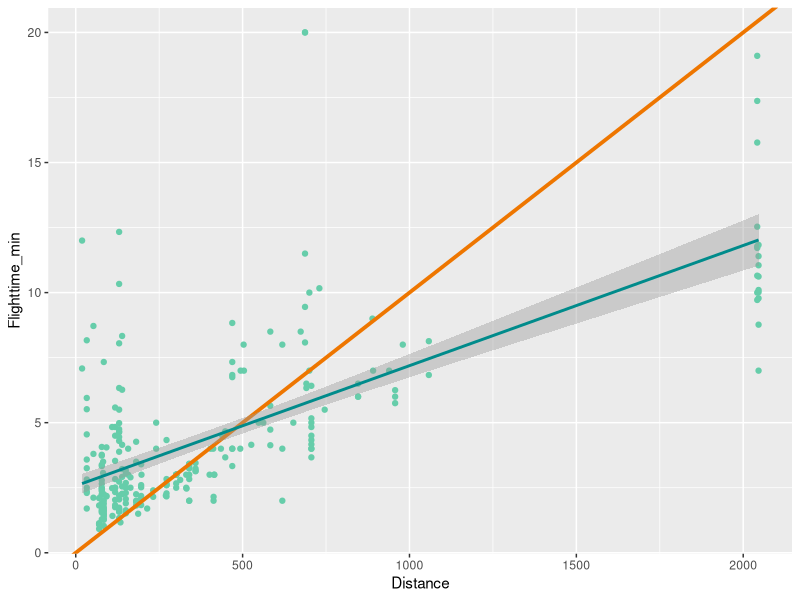
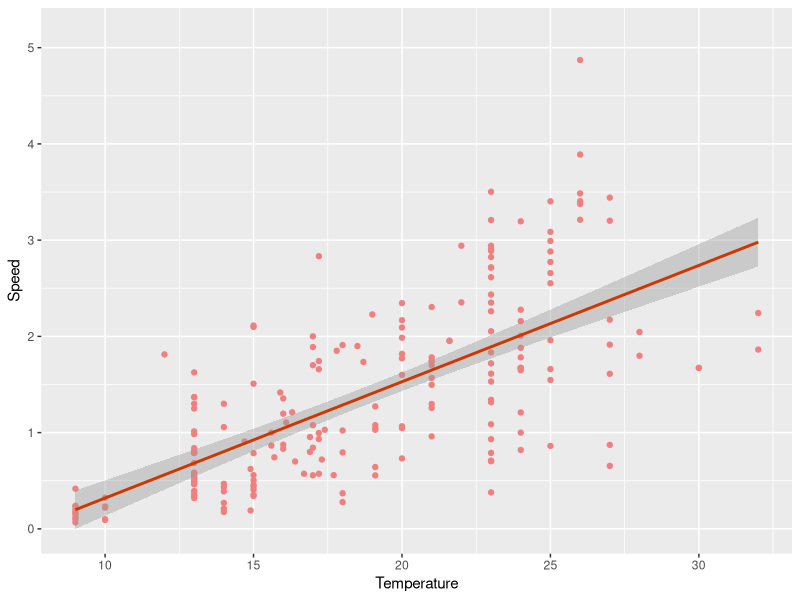
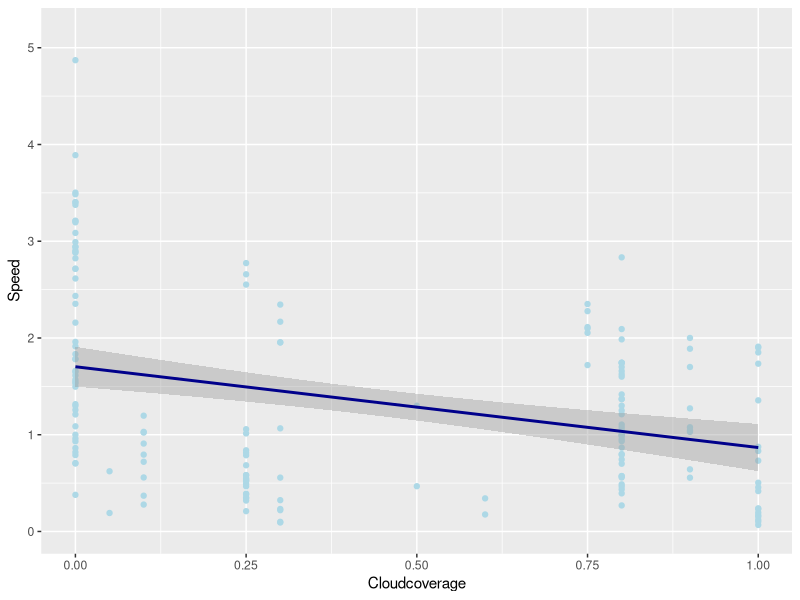
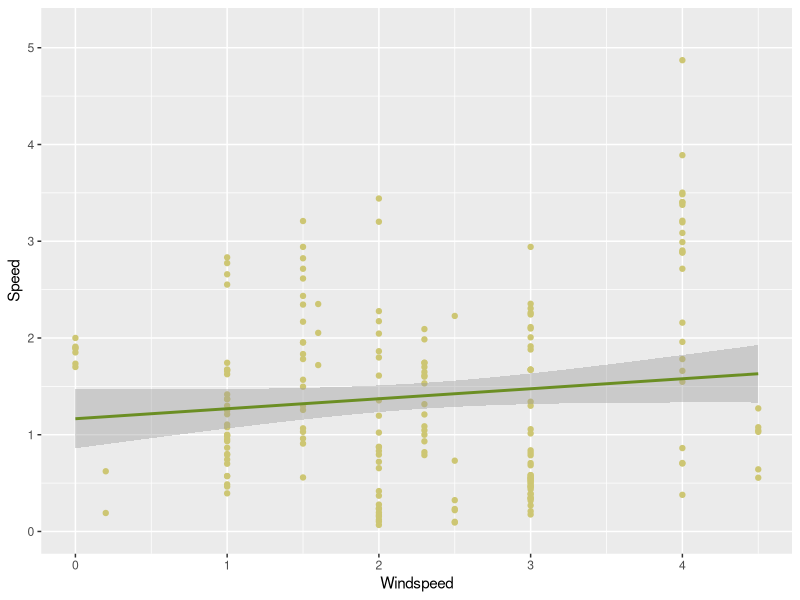
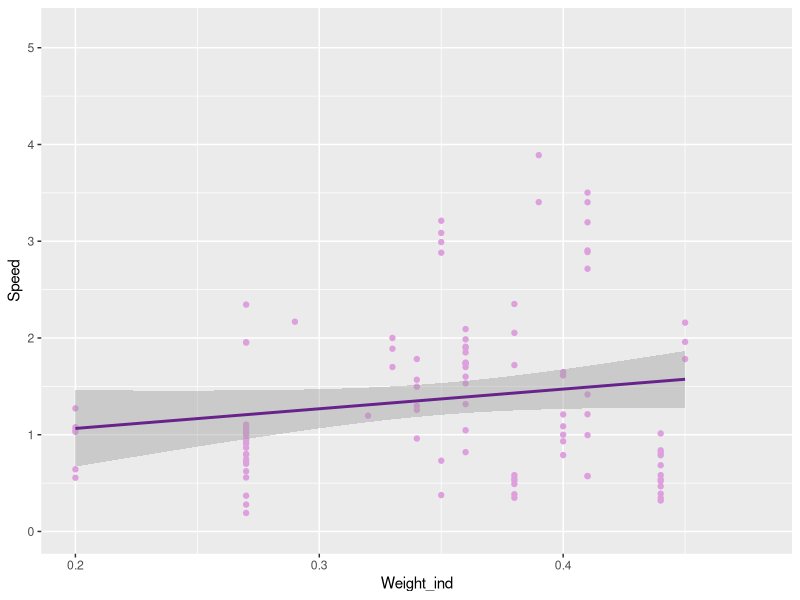
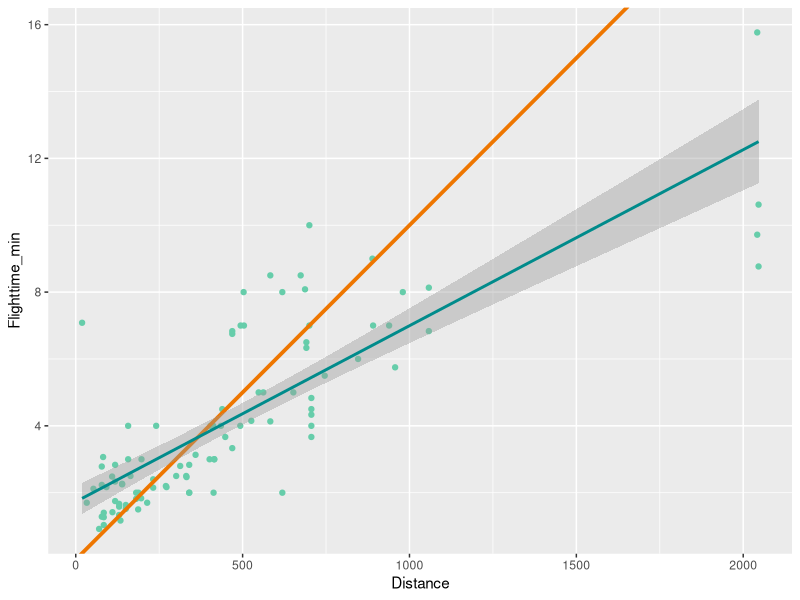
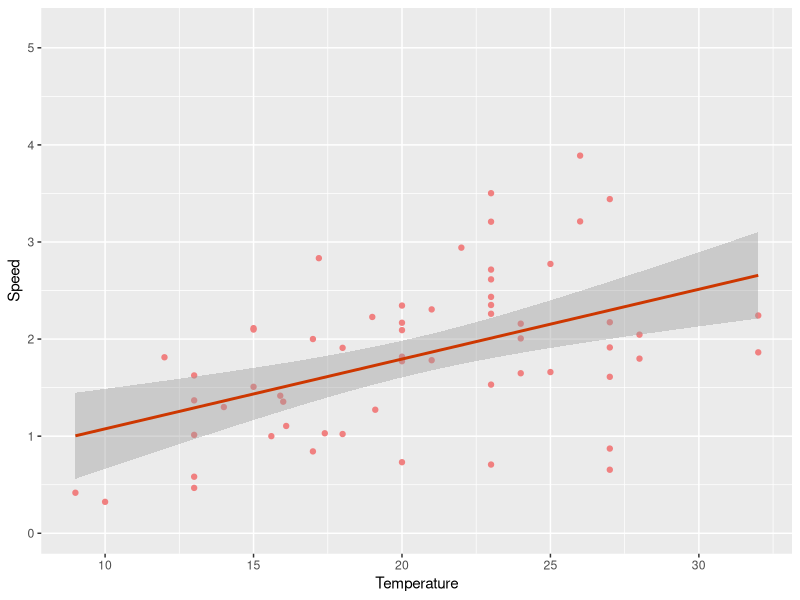
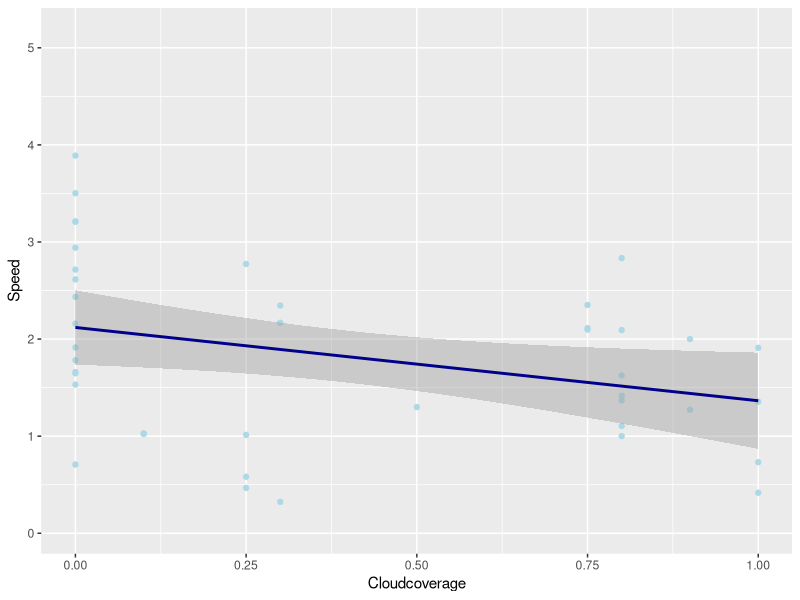

The R source for these figures, in order: (Note: this script raises an error after producing the figures.)
## ---- chunk 1
getwd()
setwd("C:/Users/helee/OneDrive/2e Master Biologie/Masterthesis/R")

Baits<-read.table(file = "Baits_useful.txt", header=TRUE, sep="\t", na.strings=c(""," ","NA"))

Flights_incomplete<-read.table(file = "Flights_incomplete.txt", header=TRUE, sep="\t", na.strings=c(""," ","NA"))

Nests<-read.table(file = "Nests_useful.txt", header=TRUE, sep="\t", na.strings=c(""," ","NA"))

Shortind_incomplete<-read.table(file = "Shortind_incomplete.txt", header=TRUE, sep="\t", na.strings=c(""," ","NA"))

Shortpot_incomplete<-read.table(file = "Shortpot_incomplete.txt", header=TRUE, sep="\t", na.strings=c(""," ","NA"))

Individuals<-read.table(file = "Individuals.txt", header=TRUE, sep="\t", na.strings=c(""," ","NA"))

## ---- chunk 2
# Overbodige kolommen wegdoen, foutje in excel
Flights_incomplete<-Flights_incomplete[1:(length(Flights_incomplete)-4)]
Shortind_incomplete<-Shortind_incomplete[1:(length(Shortind_incomplete)-4)]
Shortpot_incomplete<-Shortpot_incomplete[1:(length(Shortpot_incomplete)-4)]

#Snelheid (m/s) toevoegen aan tabel
Flights_incomplete$Speed<-Flights_incomplete$Distance/(Flights_incomplete$Flighttime_min*60)
Shortind_incomplete$Speed<-Shortind_incomplete$Distance/(Shortind_incomplete$Flighttime_min*60)
Shortpot_incomplete$Speed<-Shortpot_incomplete$Distance/(Shortpot_incomplete$Flighttime_min*60)

# Procent symbolen cloudcoverage vervangen door komma getallen
Flights_incomplete$Cloudcoverage<- as.numeric(sub("%", "",Flights_incomplete$Cloudcoverage,fixed=TRUE))/100
Shortind_incomplete$Cloudcoverage<- as.numeric(sub("%", "",Shortind_incomplete$Cloudcoverage,fixed=TRUE))/100
Shortpot_incomplete$Cloudcoverage<- as.numeric(sub("%", "",Shortpot_incomplete$Cloudcoverage,fixed=TRUE))/100

## Urbanisatie per vliegtijd toevoegen
Flights_incomplete<-merge(Flights_incomplete, Baits[, c("NestID", "BaitID", "Urbanisation")], by=c("NestID", "BaitID"), all=TRUE)
Shortind_incomplete<-merge(Shortind_incomplete, Baits[, c("NestID", "BaitID", "Urbanisation")], by=c("NestID", "BaitID"), all=TRUE)
Shortpot_incomplete<-merge(Shortpot_incomplete, Baits[, c("NestID", "BaitID", "Urbanisation")], by=c("NestID", "BaitID"), all=TRUE)

## Individu gewicht per vliegtijd toevoegen
Flights_incomplete<-merge(Flights_incomplete, Individuals[, c("NestID", "BaitID","ColorInd", "Weight_ind")], by=c("NestID", "BaitID", "ColorInd"), all=TRUE)
Shortind_incomplete<-merge(Shortind_incomplete, Individuals[, c("NestID", "BaitID", "ColorInd", "Weight_ind")], by=c("NestID", "BaitID", "ColorInd"), all=TRUE)
Shortpot_incomplete<-merge(Shortpot_incomplete, Individuals[, c("NestID", "BaitID", "ColorInd","Weight_ind")], by=c("NestID", "BaitID", "ColorInd"), all=TRUE)
## ---- chunk 3
#Flight time vs Distance
library(ggplot2)
ggplot(Flights_incomplete, aes(x=Distance, y=Flighttime_min)) + geom_point(color="aquamarine3") + geom_abline(intercept=0, slope=0.01, color="darkorange2", size=1.3) + geom_smooth(method="lm", se=TRUE, fullrange=FALSE, level=0.95, color="darkcyan")
## ---- chunk 4
#Speed vs Temperature
ggplot(Flights_incomplete, aes(x=Temperature, y=Speed)) + geom_point(color="lightcoral") + geom_smooth(method="lm", se=TRUE, fullrange=FALSE, level=0.95, color="orangered3")
## ---- chunk 5
# Speed vs Cloud coverage
ggplot(Flights_incomplete, aes(x=Cloudcoverage, y=Speed)) + geom_point(color="lightblue")  + geom_smooth(method="lm", se=TRUE, fullrange=FALSE, level=0.95, color="darkblue")
## ---- chunk 6
# Speed vs Windspeed
ggplot(Flights_incomplete, aes(x=Windspeed, y=Speed)) + geom_point(color="khaki3")  + geom_smooth(method="lm", se=TRUE, fullrange=FALSE, level=0.95, color="olivedrab")
## ---- chunk 7
# Speed vs Weight
ggplot(Flights_incomplete, aes(x=Weight_ind, y=Speed)) + geom_point(color="plum")  + geom_smooth(method="lm", se=TRUE, fullrange=FALSE, level=0.95, color="darkorchid4")
## ---- chunk 8
#Flight time vs Distance
ggplot(Shortind_incomplete, aes(x=Distance, y=Flighttime_min)) + geom_point(color="aquamarine3")  + geom_abline(intercept=0, slope=0.01, color="darkorange2", size=1.3) + geom_smooth(method="lm", se=TRUE, fullrange=FALSE, level=0.95, color="darkcyan")
## ---- chunk 9
#Speed vs Temperature
ggplot(Shortind_incomplete, aes(x=Temperature, y=Speed)) + geom_point(color="lightcoral") + geom_smooth(method="lm", se=TRUE, fullrange=FALSE, level=0.95, color="orangered3")
## ---- chunk 10
# Speed vs Cloud coverage
ggplot(Shortind_incomplete, aes(x=Cloudcoverage, y=Speed)) + geom_point(color="lightblue")  + geom_smooth(method="lm", se=TRUE, fullrange=FALSE, level=0.95, color="darkblue")
## ---- chunk 11
# Speed vs Windspeed
ggplot(Shortind_incomplete, aes(x=Windspeed, y=Speed)) + geom_point(color="khaki3")  + geom_smooth(method="lm", se=TRUE, fullrange=FALSE, level=0.95, color="olivedrab")
## ---- chunk 12
# Speed vs Weight
ggplot(Shortind_incomplete, aes(x=Weight_ind, y=Speed)) + geom_point(color="plum")  + geom_smooth(method="lm", se=TRUE, fullrange=FALSE, level=0.95, color="darkorchid4")
## ---- chunk 13
#Flight time vs Distance
ggplot(Shortpot_incomplete, aes(x=Distance, y=Flighttime_min))  + geom_point(color="aquamarine3")  + geom_abline(intercept=0, slope=0.01, color="darkorange2", size=1.3) + geom_smooth(method="lm", se=TRUE, fullrange=FALSE, level=0.95, color="darkcyan")
## ---- chunk 14
#Speed vs Temperature
ggplot(Shortpot_incomplete, aes(x=Temperature, y=Speed)) + geom_point(color="lightcoral") + geom_smooth(method="lm", se=TRUE, fullrange=FALSE, level=0.95, color="orangered3")
## ---- chunk 15
# Speed vs Cloud coverage
ggplot(Shortpot_incomplete, aes(x=Cloudcoverage, y=Speed)) + geom_point(color="lightblue")  + geom_smooth(method="lm", se=TRUE, fullrange=FALSE, level=0.95, color="darkblue")
## ---- chunk 16
# Speed vs Windspeed
ggplot(Shortpot_incomplete, aes(x=Windspeed, y=Speed)) + geom_point(color="khaki3")  + geom_smooth(method="lm", se=TRUE, fullrange=FALSE, level=0.95, color="olivedrab")
## ---- chunk 17
# Speed vs Weight
ggplot(Shortpot_incomplete, aes(x=Weight_ind, y=Speed)) + geom_point(color="plum")  + geom_smooth(method="lm", se=TRUE, fullrange=FALSE, level=0.95, color="darkorchid4")
## ---- chunk 18
# Flight time vs Distance 
model_dist_all<-lm(Flighttime_min ~ Distance, na.action=na.exclude, data=Flights_incomplete)
summary(model_dist_all)
anova(model_dist_all)
## ---- chunk 19
# Speed vs Temperature
model_temp_all<-lm(Speed ~ Temperature, na.action=na.exclude, data=Flights_incomplete)
summary(model_temp_all)
anova(model_temp_all)

## ---- chunk 20
# Speed vs Cloud coverage
model_cloud_all<-lm(Speed ~ Cloudcoverage, na.action=na.exclude, data=Flights_incomplete)
summary(model_cloud_all)
anova(model_cloud_all)
## ---- chunk 21
# Speed vs Wind Speed
model_wind_all<-lm(Speed ~ Windspeed, na.action=na.exclude, data=Flights_incomplete)
summary(model_wind_all)
anova(model_wind_all)
## ---- chunk 22
# Speed vs Weight
model_weight_all<-lm(Speed ~ Weight_ind, na.action=na.exclude, data=Flights_incomplete)
summary(model_weight_all)
anova(model_weight_all)
## ---- chunk 23
# Model kiezen
library(car)
library(carData)
library(leaps)
select1<-regsubsets(Speed ~ Temperature + Cloudcoverage + Windspeed + Weight_ind, na.action=na.exclude, data=Flights_incomplete, nbest=3)
summary(select1)
plot(select1, scale="adjr2")

select2<-regsubsets(Speed ~ Temperature + Cloudcoverage + Windspeed + Weight_ind + Temperature*Cloudcoverage + Temperature*Windspeed + Temperature*Weight_ind + Cloudcoverage*Windspeed + Cloudcoverage*Weight_ind + Windspeed*Weight_ind, na.action=na.exclude, data=Flights_incomplete, nbest=3)
summary(select2)
plot(select2, scale="adjr2")
## ---- chunk 24
model1<-lm(Speed ~ Temperature + Weight_ind, na.action=na.exclude, data=Flights_incomplete)
summary(model1)
## ---- chunk 25
model2_2<-lm(Speed ~ Temperature + Cloudcoverage + Windspeed + Cloudcoverage*Windspeed, na.action=na.exclude, data=Flights_incomplete)
summary(model2_2)
## ---- chunk 26
# 4 interacties
model2_1<-lm(Speed ~ Temperature + Cloudcoverage + Windspeed + Weight_ind + Temperature*Cloudcoverage + Temperature*Windspeed + Temperature*Weight_ind + Cloudcoverage*Windspeed, na.action=na.exclude, data=Flights_incomplete)
summary(model2_1)
## ---- chunk 27
model3<-lm(Speed ~ Temperature + Cloudcoverage + Windspeed + Weight_ind + Temperature*Cloudcoverage + Temperature*Windspeed + Temperature*Weight_ind + Cloudcoverage*Windspeed + Cloudcoverage*Weight_ind + Windspeed*Weight_ind + Temperature*Cloudcoverage*Weight_ind + Temperature*Windspeed*Weight_ind, na.action=na.exclude, data=Flights_incomplete)
summary(model3)
## ---- chunk 28
modelvif<-lm(Speed ~ Temperature + Cloudcoverage + Windspeed + Weight_ind, na.action=na.exclude, data=Flights_incomplete)
vif(modelvif)
datacor<-Flights_incomplete[, c("Temperature", "Cloudcoverage", "Windspeed", "Weight_ind")]
cormat <- round(cor(datacor, use = "pairwise.complete.obs"), 2)
ggcorrplot(cormat, lab= TRUE, type = "lower", ggtheme = ggplot2::theme_gray,
   colors = c("#6D9EC1", "white", "#E46726"))
## ---- chunk 29
#Flight time vs Distance
model_dist_ind<-lm(Flighttime_min ~ Distance, na.action=na.exclude, data=Shortind_incomplete)
summary(model_dist_ind)
anova(model_dist_ind)
## ---- chunk 30
#Speed vs Temperature
model_temp_ind<-lm(Speed ~ Temperature, na.action=na.exclude, data=Shortind_incomplete)
summary(model_temp_ind)
anova(model_temp_ind)
## ---- chunk 31
# Speed vs Cloud coverage
model_cloud_ind<-lm(Speed ~ Cloudcoverage, na.action=na.exclude, data=Shortind_incomplete)
summary(model_cloud_ind)
anova(model_cloud_ind)
## ---- chunk 32
# Speed vs Wind Speed
model_wind_ind<-lm(Speed ~ Windspeed, na.action=na.exclude, data=Shortind_incomplete)
summary(model_wind_ind)
anova(model_wind_ind)
## ---- chunk 33
# Speed vs Weight
model_weight_ind<-lm(Speed ~ Weight_ind, na.action=na.exclude, data=Shortind_incomplete)
summary(model_weight_ind)
anova(model_weight_ind)
## ---- chunk 34
#Flight time vs Distance
model_dist_pot<-lm(Flighttime_min ~ Distance, na.action=na.exclude, data=Shortpot_incomplete)
summary(model_dist_pot)
anova(model_dist_pot)
## ---- chunk 35
#Speed vs Temperature
model_temp_pot<-lm(Speed ~ Temperature, na.action=na.exclude, data=Shortpot_incomplete)
summary(model_temp_pot)
anova(model_temp_pot)
## ---- chunk 36
# Speed vs Cloud coverage
model_cloud_pot<-lm(Speed ~ Cloudcoverage, na.action=na.exclude, data=Shortpot_incomplete)
summary(model_cloud_pot)
anova(model_cloud_pot)
## ---- chunk 37
# Speed vs Wind Speed
model_wind_pot<-lm(Speed ~ Windspeed, na.action=na.exclude, data=Shortpot_incomplete)
summary(model_wind_pot)
anova(model_wind_pot)
## ---- chunk 38
# Speed vs Weight
model_weight_pot<-lm(Speed ~ Weight_ind, na.action=na.exclude, data=Shortpot_incomplete)
summary(model_weight_pot)
anova(model_weight_pot)
